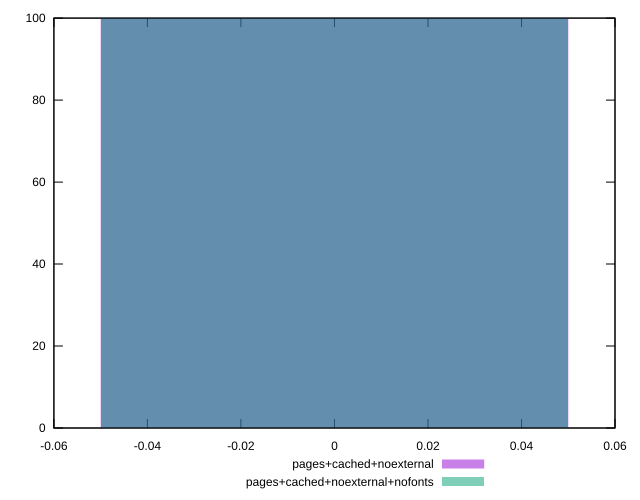

This figure's gnuplot source:
reset
set terminal svg size 640, 500 enhanced background rgb 'white'
set output "reprap/unminified-javascript/comparison/histogram/5_vs_6.svg"

$pagesCachedNoexternal <<EOF
0 100
EOF

$pagesCachedNoexternalNofonts <<EOF
0 100
EOF

set key outside below
set boxwidth 0.1
set yrange [0:100]
set style fill transparent solid 0.5 noborder

plot \
  $pagesCachedNoexternal title "pages+cached+noexternal" with boxes, \
  $pagesCachedNoexternalNofonts title "pages+cached+noexternal+nofonts" with boxes, \


reset
